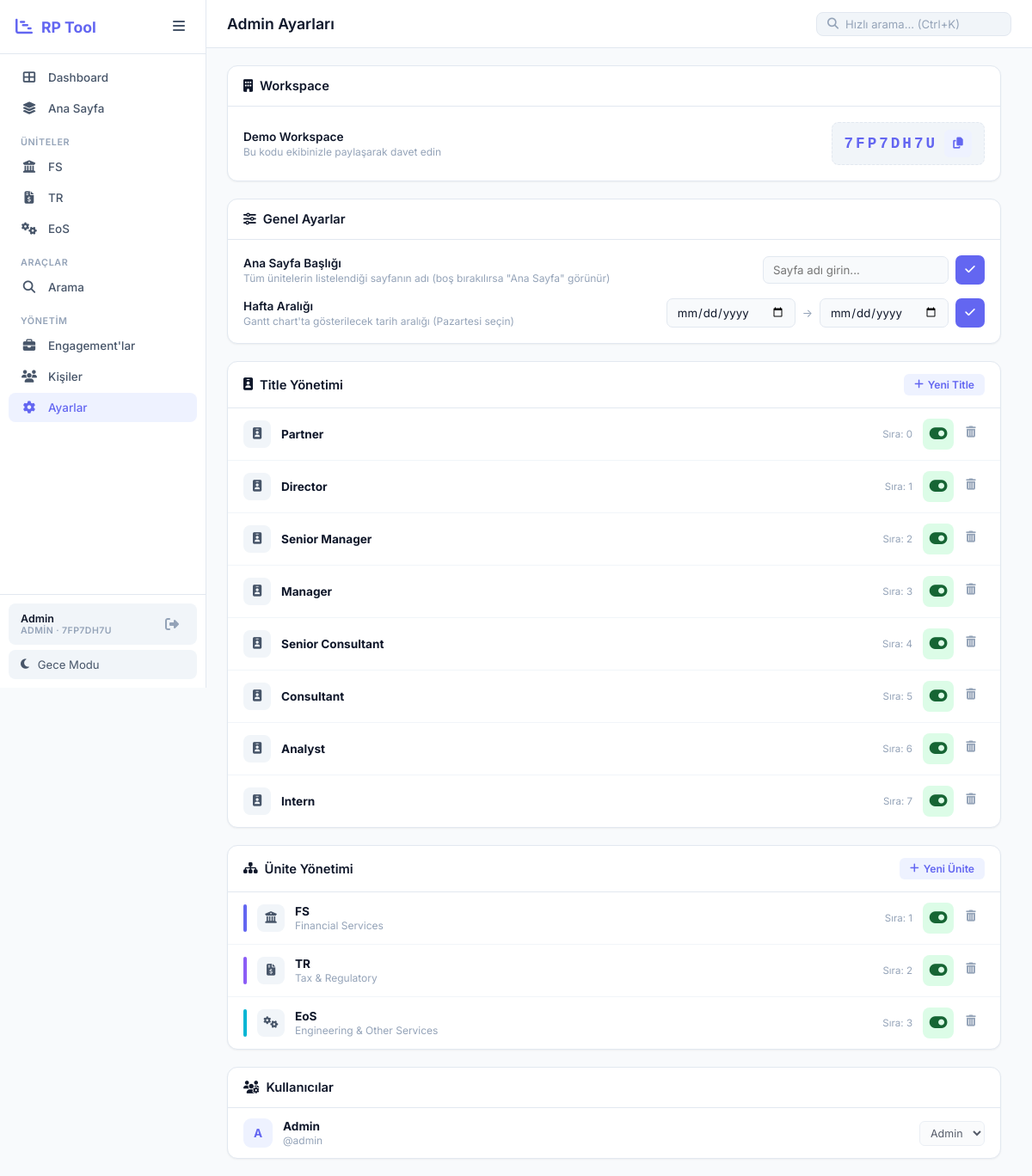
Before: /admin/settings (signed in) with the older database file.
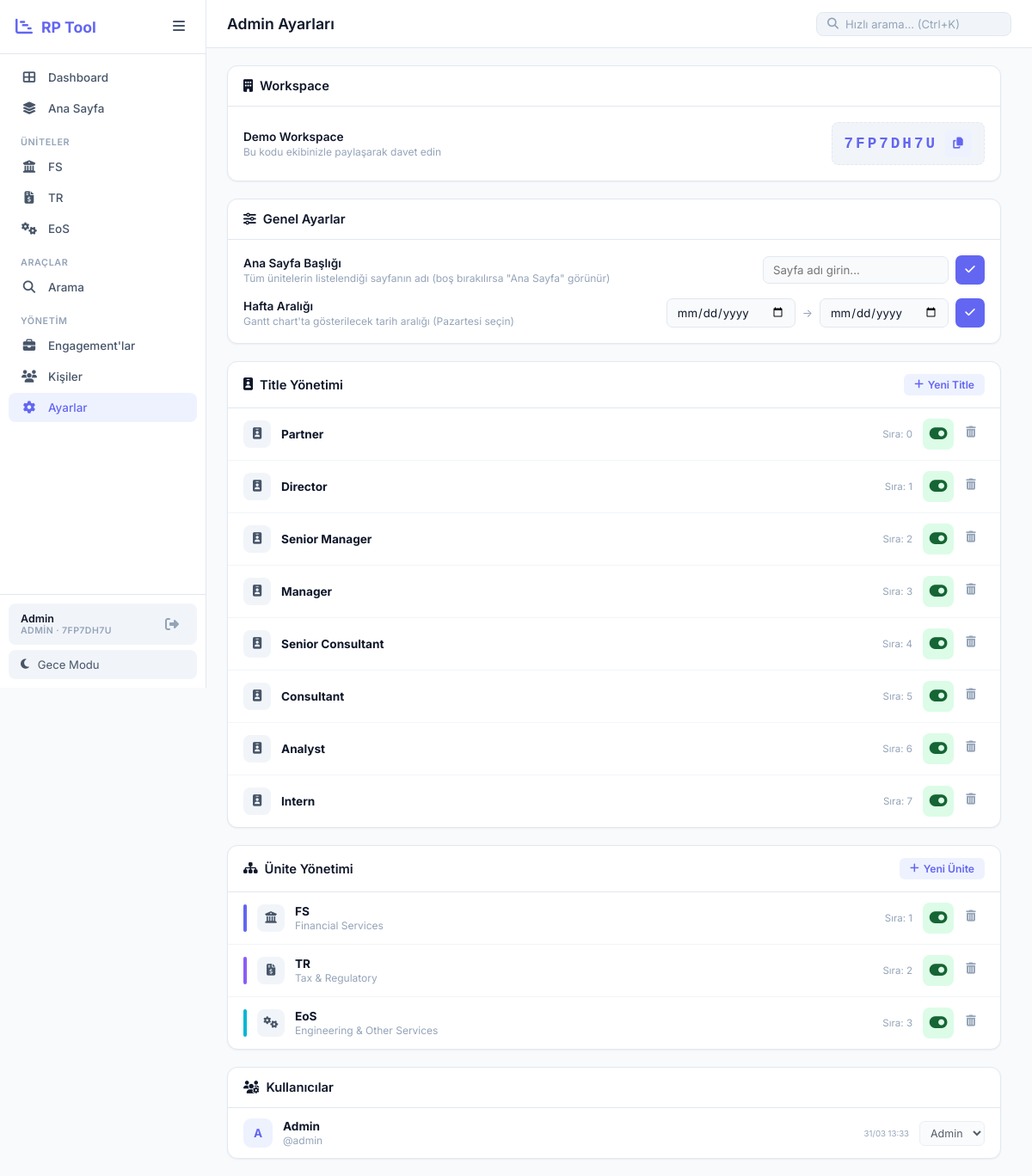
After: the same page with the newer database file.
### models.py (models this page shows, shortened)
class Unit(db.Model):
    __tablename__ = 'units'
    id = db.Column(db.Integer, primary_key=True)
    workspace_id = db.Column(db.Integer, db.ForeignKey('workspaces.id'), nullable=False)
    short_name = db.Column(db.String(20), nullable=False)
    long_name = db.Column(db.String(200), nullable=False)
    icon = db.Column(db.String(50), default='fas fa-folder')
    color = db.Column(db.String(20), default='#6366f1')
    sort_order = db.Column(db.Integer, default=0)
    is_active = db.Column(db.Boolean, default=True)
    created_at = db.Column(db.DateTime, default=datetime.utcnow)
    __table_args__ = (
        db.UniqueConstraint('workspace_id', 'short_name', name='unique_ws_unit'),
    )

class User(UserMixin, db.Model):
    __tablename__ = 'users'
    id = db.Column(db.Integer, primary_key=True)
    username = db.Column(db.String(100), unique=True, nullable=False)
    password = db.Column(db.String(200), nullable=False)
    display_name = db.Column(db.String(100), nullable=False)
    email = db.Column(db.String(200), nullable=True)
    role = db.Column(db.String(20), default='user')
    workspace_id = db.Column(db.Integer, db.ForeignKey('workspaces.id'), nullable=False)
    last_login = db.Column(db.DateTime, nullable=True)
    created_at = db.Column(db.DateTime, default=datetime.utcnow)
    def is_admin(self):
        return self.role == 'admin'

class Workspace(db.Model):
    __tablename__ = 'workspaces'
    id = db.Column(db.Integer, primary_key=True)
    name = db.Column(db.String(200), nullable=False)
    code = db.Column(db.String(10), unique=True, nullable=False)
    created_at = db.Column(db.DateTime, default=datetime.utcnow)
    users = db.relationship('User', backref='workspace', lazy=True)
    units = db.relationship('Unit', backref='workspace', lazy=True, cascade='all, delete-orphan')
    titles = db.relationship('Title', backref='workspace', lazy=True, cascade='all, delete-orphan')
    persons = db.relationship('Person', backref='workspace', lazy=True, cascade='all, delete-orphan')
    engagements = db.relationship('Engagement', backref='workspace', lazy=True, cascade='all, delete-orphan')
    settings = db.relationship('AppSettings', backref='workspace', lazy=True, cascade='all, delete-orphan')

class Title(db.Model):
    __tablename__ = 'titles'
    id = db.Column(db.Integer, primary_key=True)
    workspace_id = db.Column(db.Integer, db.ForeignKey('workspaces.id'), nullable=False)
    name = db.Column(db.String(100), nullable=False)
    sort_order = db.Column(db.Integer, default=0)
    is_active = db.Column(db.Boolean, default=True)
    created_at = db.Column(db.DateTime, default=datetime.utcnow)
    __table_args__ = (
        db.UniqueConstraint('workspace_id', 'name', name='unique_ws_title'),
    )

### app.py (the view)
@app.route('/admin/settings')
@login_required
def admin_settings():
    if not current_user.is_admin(): return redirect(url_for('merge'))
    wid = ws_id()
    week_start = AppSettings.get(wid, 'week_start', '')
    week_end = AppSettings.get(wid, 'week_end', '')
    return render_template('admin_settings.html',
                           units=Unit.query.filter_by(workspace_id=wid).order_by(Unit.sort_order).all(),
                           titles=Title.query.filter_by(workspace_id=wid).order_by(Title.sort_order).all(),
                           users=User.query.filter_by(workspace_id=wid).order_by(User.role.desc(), User.display_name).all(),
                           demand_name=get_demand_page_name(),
                           workspace=current_user.workspace,
                           week_start=week_start,
                           week_end=week_end)

### templates/admin_settings.html (shortened to what this page needs)
{% extends "base.html" %}
{% block page_title %}Admin Ayarları{% endblock %}
{% block content %}
<div class="settings-layout">
    <div class="settings-section">
        <div class="settings-card">
            <div class="settings-card-header"><i class="fas fa-building"></i> Workspace</div>
            <div class="settings-card-body">
                <div class="setting-row">
                    <div class="setting-info">
                        <div class="setting-label">{{ workspace.name }}</div>
                        <div class="setting-desc">Bu kodu ekibinizle paylaşarak davet edin</div>
                    </div>
                    <div class="setting-control">
                        <div class="workspace-code-display">
                            <span class="ws-code-text" id="ws-code">{{ workspace.code }}</span>
                            <button onclick="copyCode()" class="copy-btn" title="Kopyala"><i class="fas fa-copy"></i></button>
                        </div>
                    </div>
                </div>
            </div>
        </div>
    </div>
    <div class="settings-section">
        <div class="settings-card">
            <div class="settings-card-header"><i class="fas fa-sliders-h"></i> Genel Ayarlar</div>
            <div class="settings-card-body">
                <div class="setting-row" style="margin-bottom:16px;">
                    <div class="setting-info">
                        <div class="setting-label">Ana Sayfa Başlığı</div>
                        <div class="setting-desc">Tüm ünitelerin listelendiği sayfanın adı (boş bırakılırsa "Ana Sayfa" görünür)</div>
                    </div>
                    <div class="setting-control">
                        <input type="text" id="demand-name-input"
                               value="{{ demand_name if demand_name != 'Ana Sayfa' else '' }}"
                               class="setting-input"
                               placeholder="Sayfa adı girin...">
                        <button onclick="saveDemandName()" class="setting-save-btn"><i class="fas fa-check"></i></button>
                    </div>
                </div>
                <div class="setting-row">
                    <div class="setting-info">
                        <div class="setting-label">Hafta Aralığı</div>
                        <div class="setting-desc">Gantt chart'ta gösterilecek tarih aralığı (Pazartesi seçin)</div>
                    </div>
                    <div class="setting-control">
                        <input type="date" id="week-start-input" value="{{ week_start }}" class="setting-input" style="width:150px;">
                        <span style="color:var(--text-muted);font-size:0.8rem;">→</span>
                        <input type="date" id="week-end-input" value="{{ week_end }}" class="setting-input" style="width:150px;">
                        <button onclick="saveWeekRange()" class="setting-save-btn"><i class="fas fa-check"></i></button>
                    </div>
                </div>
            </div>
        </div>
    </div>
    <div class="settings-section">
        <div class="settings-card">
            <div class="settings-card-header">
                <i class="fas fa-id-badge"></i> Title Yönetimi
                <button class="add-btn-sm" onclick="toggleEl('add-title-form')"><i class="fas fa-plus"></i> Yeni Title</button>
            </div>
            <div class="settings-card-body" style="padding:0;">
                <div class="unit-list">
                    {% for t in titles %}
                    <div class="unit-row" id="title-row-{{ t.id }}">
                        <div class="unit-row-icon"><i class="fas fa-id-badge"></i></div>
                        <div class="unit-row-info" style="flex:1;"><strong>{{ t.name }}</strong></div>
                        <div class="unit-row-order">Sıra: {{ t.sort_order }}</div>
                        <div class="unit-row-actions">
                            <button class="status-toggle-btn {% if t.is_active %}status-active{% else %}status-inactive{% endif %}" onclick="toggleTitle({{ t.id }})">
                                <i class="fas {% if t.is_active %}fa-toggle-on{% else %}fa-toggle-off{% endif %}"></i>
                            </button>
                            <button class="action-btn action-delete" onclick="deleteTitle({{ t.id }})"><i class="fas fa-trash-alt"></i></button>
                        </div>
                    </div>
                    {% endfor %}
                </div>
            </div>
        </div>
    </div>
    <div class="settings-section">
        <div class="settings-card">
            <div class="settings-card-header">
                <i class="fas fa-sitemap"></i> Ünite Yönetimi
                <button class="add-btn-sm" onclick="toggleEl('add-unit-form')"><i class="fas fa-plus"></i> Yeni Ünite</button>
            </div>
            <div class="settings-card-body" style="padding:0;">
                <div class="unit-list">
                    {% for unit in units %}
                    <div class="unit-row" id="unit-row-{{ unit.id }}">
                        <div class="unit-row-color" style="background:{{ unit.color }};"></div>
                        <div class="unit-row-icon"><i class="{{ unit.icon }}"></i></div>
                        <div class="unit-row-info"><strong>{{ unit.short_name }}</strong><span>{{ unit.long_name }}</span></div>
                        <div class="unit-row-order">Sıra: {{ unit.sort_order }}</div>
                        <div class="unit-row-actions">
                            <button class="status-toggle-btn {% if unit.is_active %}status-active{% else %}status-inactive{% endif %}" onclick="toggleUnit({{ unit.id }})">
                                <i class="fas {% if unit.is_active %}fa-toggle-on{% else %}fa-toggle-off{% endif %}"></i>
                            </button>
                            <button class="action-btn action-delete" onclick="deleteUnit({{ unit.id }})"><i class="fas fa-trash-alt"></i></button>
                        </div>
                    </div>
                    {% endfor %}
                </div>
            </div>
        </div>
    </div>
    <div class="settings-section">
        <div class="settings-card">
            <div class="settings-card-header"><i class="fas fa-users-cog"></i> Kullanıcılar</div>
            <div class="settings-card-body" style="padding:0;">
                <div class="user-list">
                    {% for user in users %}
                    <div class="user-row" id="user-row-{{ user.id }}">
                        <div class="user-row-avatar">{{ user.display_name[0] }}</div>
                        <div class="user-row-info">
                            <strong>{{ user.display_name }}</strong>
                            <span>@{{ user.username }}</span>
                        </div>
                        <div class="user-row-meta">
                            {% if user.last_login %}
                            <small>{{ user.last_login.strftime('%d/%m %H:%M') }}</small>
                            {% endif %}
                        </div>
                        <div class="user-row-actions">
                            <select class="role-select" onchange="changeUserRole({{ user.id }},this.value)"
                                    {% if user.id == current_user.id %}disabled{% endif %}>
                                <option value="admin" {% if user.role=='admin' %}selected{% endif %}>Admin</option>
                            </select>
                        </div>
                    </div>
                    {% endfor %}
                </div>
            </div>
        </div>
    </div>
</div>
{% endblock %}

### templates/base.html (shortened to what this page needs)
<!DOCTYPE html>
<html lang="tr" data-theme="light">
<head>
    <link rel="stylesheet" href="{{ url_for('static', filename='css/style.css') }}">
    <link rel="stylesheet" href="https://cdnjs.cloudflare.com/ajax/libs/font-awesome/6.5.0/css/all.min.css">
</head>
<body>
    <aside class="sidebar" id="sidebar">
        <div class="sidebar-header">
            <div class="logo">
                <i class="fas fa-chart-gantt"></i>
                <span>RP Tool</span>
            </div>
            <button class="sidebar-toggle" onclick="toggleSidebar()">
                <i class="fas fa-bars"></i>
            </button>
        </div>
        <nav class="sidebar-nav">
            <a href="{{ url_for('dashboard') }}" class="nav-item {% if request.endpoint == 'dashboard' %}active{% endif %}">
                <i class="fas fa-th-large"></i>
                <span>Dashboard</span>
            </a>
            <a href="{{ url_for('merge') }}" class="nav-item {% if request.endpoint == 'merge' %}active{% endif %}">
                <i class="fas fa-layer-group"></i>
                <span>{{ demand_page_name }}</span>
            </a>
            {% if active_units %}
            <div class="nav-divider">Üniteler</div>
            {% for unit in active_units %}
            <a href="{{ url_for('unit_view', short_name=unit.short_name) }}"
               class="nav-item {% if request.endpoint == 'unit_view' and request.view_args.get('short_name') == unit.short_name %}active{% endif %}">
                <i class="{{ unit.icon }}"></i>
                <span>{{ unit.short_name }}</span>
            </a>
            {% endfor %}
            {% endif %}
            <div class="nav-divider">Araçlar</div>
            <a href="{{ url_for('search') }}" class="nav-item {% if request.endpoint == 'search' %}active{% endif %}">
                <i class="fas fa-search"></i>
                <span>Arama</span>
            </a>
            {% if current_user.is_admin() %}
            <div class="nav-divider">Yönetim</div>
            <a href="{{ url_for('manage_engagements') }}" class="nav-item {% if request.endpoint == 'manage_engagements' %}active{% endif %}">
                <i class="fas fa-briefcase"></i>
                <span>Engagement'lar</span>
            </a>
            <a href="{{ url_for('manage_people') }}" class="nav-item {% if request.endpoint == 'manage_people' %}active{% endif %}">
                <i class="fas fa-users"></i>
                <span>Kişiler</span>
            </a>
            <a href="{{ url_for('admin_settings') }}" class="nav-item {% if request.endpoint == 'admin_settings' %}active{% endif %}">
                <i class="fas fa-gear"></i>
                <span>Ayarlar</span>
            </a>
            {% endif %}
        </nav>
        <div class="sidebar-footer">
            <div class="sidebar-user">
                <div class="sidebar-user-info">
                    <span class="sidebar-user-name">{{ current_user.display_name }}</span>
                    <span class="sidebar-user-role">{{ 'Admin' if current_user.is_admin() else 'User' }} · {{ ws_code }}</span>
                </div>
                <a href="{{ url_for('logout') }}" class="sidebar-logout" title="Çıkış">
                    <i class="fas fa-sign-out-alt"></i>
                </a>
            </div>
            <button class="theme-toggle" onclick="toggleTheme()">
                <i class="fas fa-moon" id="theme-icon"></i>
                <span id="theme-text">Gece Modu</span>
            </button>
        </div>
    </aside>
    <main class="main-content" id="main-content">
        <header class="top-bar">
            <div class="top-bar-left">
                <h1 class="page-title">{% block page_title %}Resource Planner{% endblock %}</h1>
            </div>
            <div class="top-bar-right">
                <div class="search-box-mini">
                    <i class="fas fa-search"></i>
                    <input type="text" placeholder="Hızlı arama... (Ctrl+K)" id="quick-search"
                           onkeydown="if(event.key==='Enter') window.location.href='/search?q='+this.value">
                </div>
            </div>
        </header>
        <div class="content-area">
            {% block content %}{% endblock %}
        </div>
    </main>
</body>
</html>

Changed rows visible on the page:
changed User "Admin": last_login (not shown) → "31/03 13:33"
